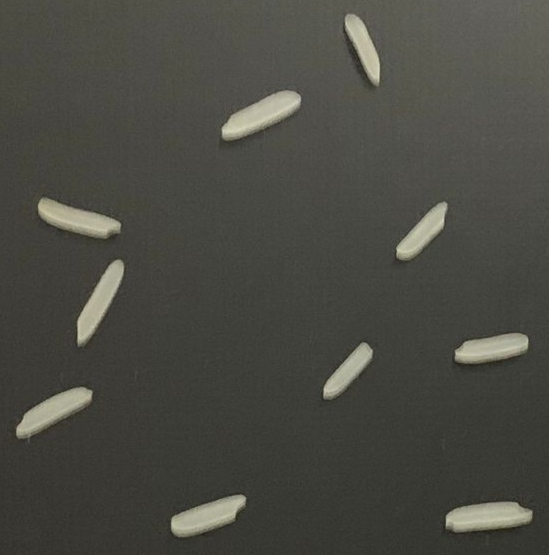
#> input picture Odev3/pirinc.jpg, 549 x 555 px
$ python 'Pirinç Sayma.py'
#> lines starting #> are read from the running program, lines starting #| are printed output that depends on the picture; after the words box and inside, x2 and y2 are one past the last pixel; in counts of white or black regions, pixels touching at a corner belong together
import cv2

image = cv2.imread("pirinc.jpg")
#> image is the input picture: shape (555, 549, 3); mean B, G, R 66.8, 73.8, 73.8
cv2.imshow("pirinc", image)
cv2.waitKey()

imgGray = cv2.cvtColor(image,cv2.COLOR_BGR2GRAY)
cv2.imshow("gri",imgGray)
cv2.waitKey()

_, imgBinary = cv2.threshold(imgGray, 0, 255, cv2.THRESH_BINARY_INV + cv2.THRESH_OTSU)
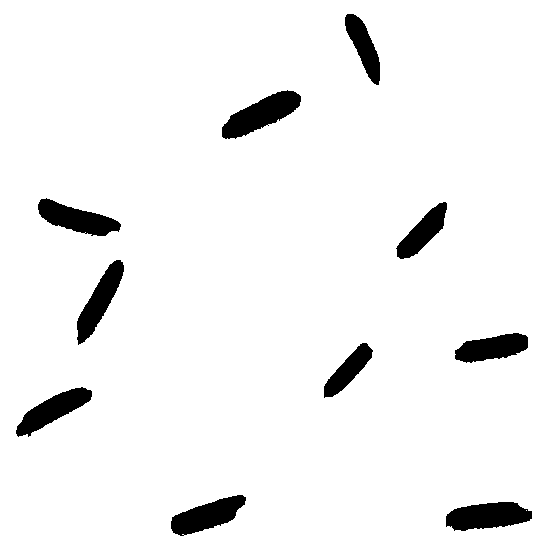
#> imgBinary: shape (555, 549); 95% white; 10 black regions, largest, box (x1, y1, x2, y2) and area: (222, 90, 301, 139) 1911, (446, 502, 532, 531) 1807, (38, 198, 121, 236) 1646
cv2.imshow("siyahbeyaz",imgBinary)
cv2.waitKey()

blur = cv2.GaussianBlur(imgGray, (11, 11), 0)
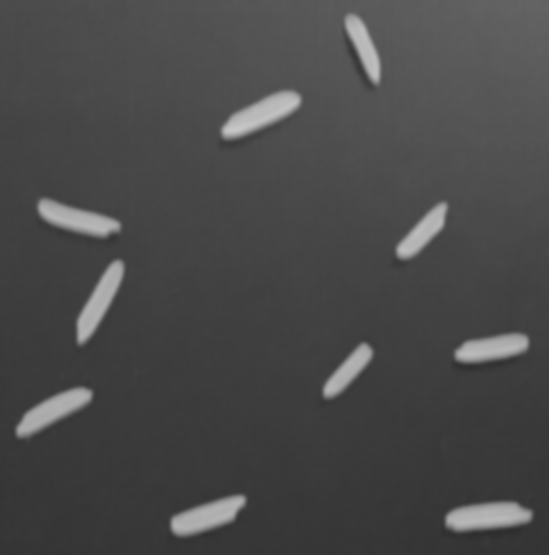
#> blur: shape (555, 549); min 45, max 199, mean 73.1
canny = cv2.Canny(blur, 30, 150, 3)
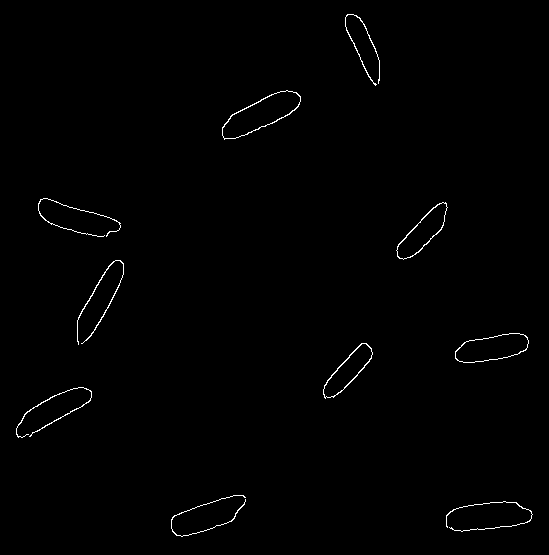
#> canny: shape (555, 549); 0.68% white in thin lines or dots, all inside (x1, y1, x2, y2) = (16, 14, 533, 537)
dilated = cv2.dilate(canny, (1, 1), iterations=0)

(cnt, hierarchy) = cv2.findContours(dilated.copy(), cv2.RETR_EXTERNAL, cv2.CHAIN_APPROX_NONE)
#> cnt = 10 contours, 2 with area under 20; largest, box (x1, y1, x2, y2) and area: (222, 90, 301, 140) 1872, (455, 333, 529, 363) 1470, (396, 202, 448, 260) 1224, (323, 343, 373, 399) 1118, (77, 260, 124, 345) 70, (16, 387, 92, 438) 54, (345, 14, 380, 86) 46, (171, 495, 246, 537) 26
cv2.drawContours(imgBinary, cnt, -1, (0, 255, 0), 2)
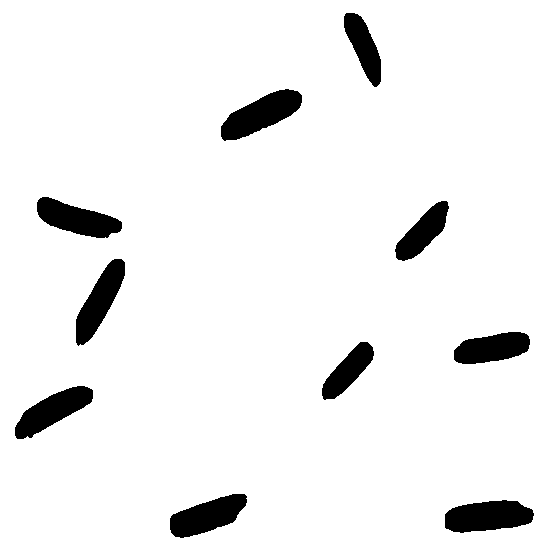
#> imgBinary: shape (555, 549); 93.9% white; 10 black regions, largest, box (x1, y1, x2, y2) and area: (221, 89, 302, 141) 2222, (445, 500, 534, 533) 2204, (37, 197, 122, 238) 2001

print("resimdeki pirinç sayısı : ",len(cnt))
#| resimdeki pirinç sayısı :  10
